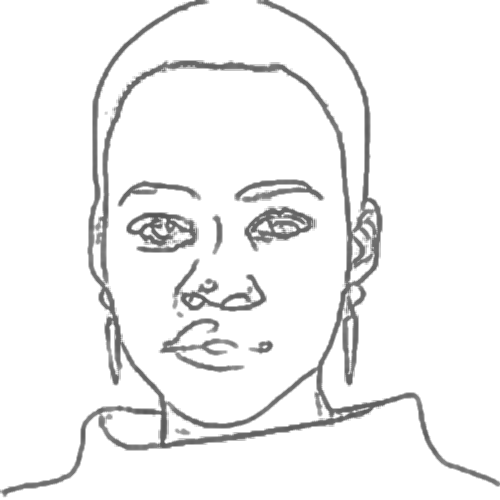
#> input picture clean/out/x1.png, 500 x 500 px; its folder holds only this picture in this run
$ python color_revert.py
#> lines starting #> are read from the running program, lines starting #| are printed output that depends on the picture; after the words box and inside, x2 and y2 are one past the last pixel; in counts of white or black regions, pixels touching at a corner belong together
import cv2
import numpy as np
import glob


white = np.array([255, 255, 255])
black = np.array([0, 0, 0])

def comp_dist(v, c):
    a = 0
    for i in range(3):
        a += (v[i] - c[i])**2
    return a


def run(fpath):
#> called with fpath = 'out/x1.png'
    img = cv2.imread(fpath, cv2.IMREAD_COLOR)
#> img is the input picture: shape (500, 500, 3); min 85, max 255, mean 241.8
    img2 = np.zeros(img.shape)
    for i in range(len(img)):
        for j in range(len(img[i])):
            if comp_dist(img[i][j], white) < 100:
                img2[i][j] = black
            else:
                img2[i][j] = white
#> this loop made 500 passes
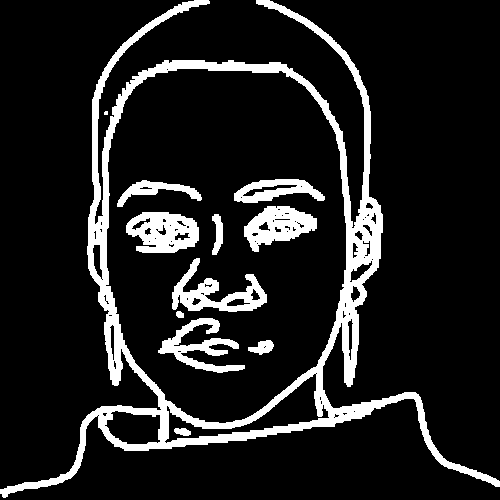
#> img2: shape (500, 500, 3) float64; 12.6% white; 12 white regions (1 under 20 px), largest, box (x1, y1, x2, y2) and area: (0, 0, 500, 498) 21303, (126, 212, 199, 253) 2103, (172, 258, 267, 312) 1953
    cv2.imwrite(fpath.replace('out', 'out2'), img2)


for f in glob.glob('out/*.png'):
    run(f)

$ run again, on clean/out/y3.png
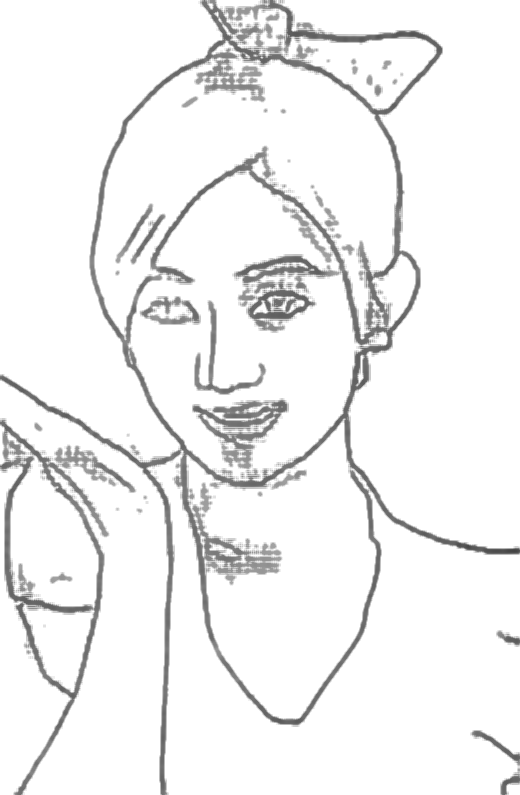
#> input picture clean/out/y3.png, 520 x 795 px
#> in run, img is the input picture: shape (795, 520, 3); min 67, max 255, mean 241.3
#> the loop in run, `for i in range(len(img)):` made 795 passes
#> after the loop in run, `for i in range(len(img)):`:
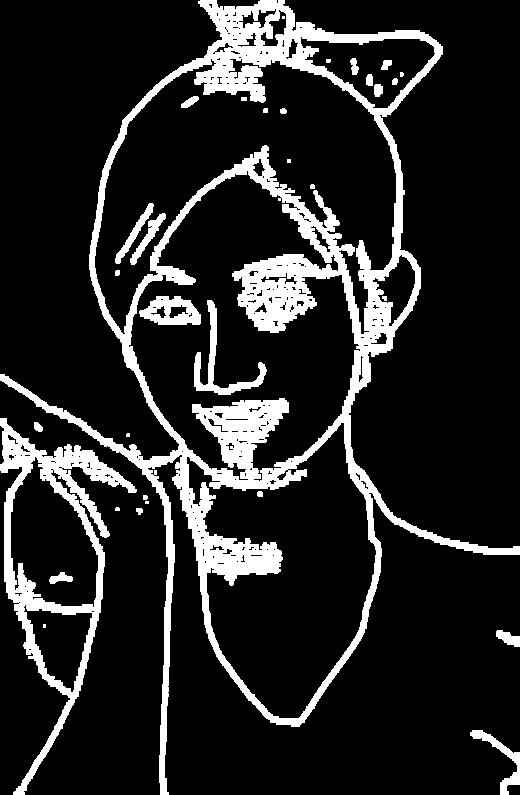
#> img2: shape (795, 520, 3) float64; 14.9% white; 33 white regions (8 under 20 px), largest, box (x1, y1, x2, y2) and area: (0, 0, 520, 795) 46675, (0, 418, 137, 795) 9479, (194, 300, 267, 395) 1348

$ run again, on clean/out/y4.png
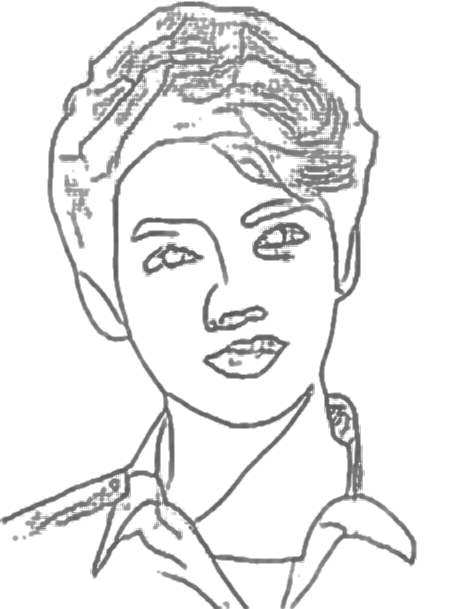
#> input picture clean/out/y4.png, 449 x 609 px
#> in run, img is the input picture: shape (609, 449, 3); min 85, max 255, mean 234.3
#> the loop in run, `for i in range(len(img)):` made 609 passes
#> after the loop in run, `for i in range(len(img)):`:
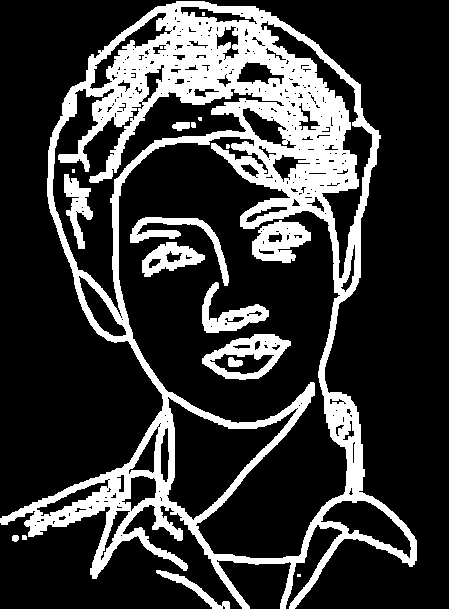
#> img2: shape (609, 449, 3) float64; 22.3% white; 19 white regions (6 under 20 px), largest, box (x1, y1, x2, y2) and area: (0, 1, 417, 609) 51916, (202, 334, 291, 380) 1778, (252, 220, 311, 263) 1566

$ run again, on clean/out/y6.png
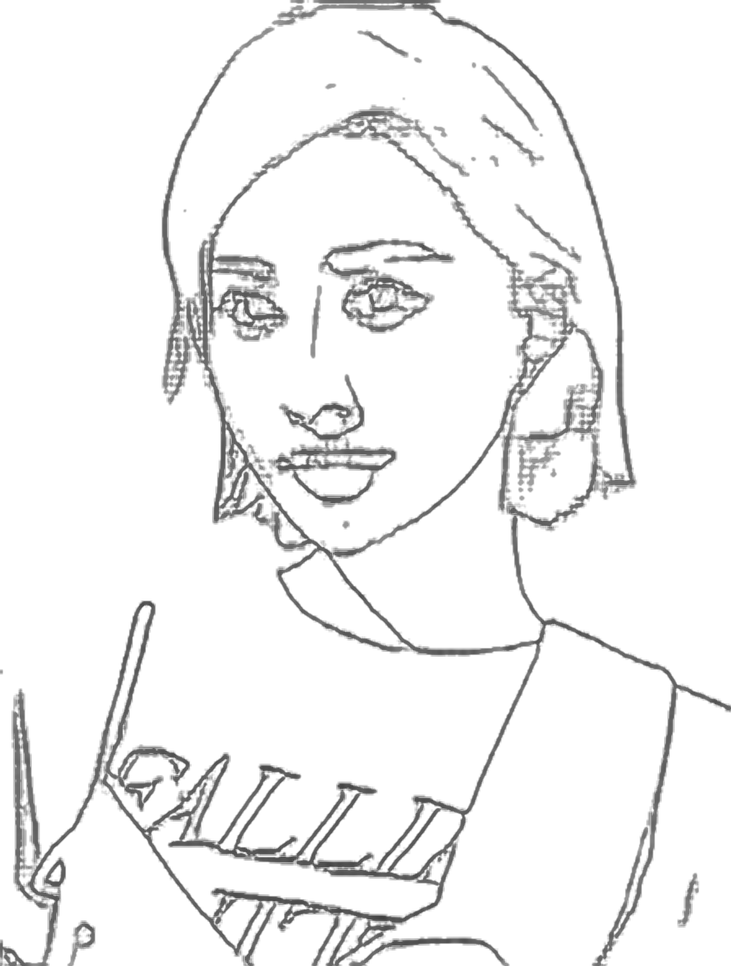
#> input picture clean/out/y6.png, 731 x 966 px, shrunk from 896 x 1184 before the run
#> in run, img is the input picture: shape (966, 731, 3); min 63, max 255, mean 241.8
#> the loop in run, `for i in range(len(img)):` made 966 passes
#> after the loop in run, `for i in range(len(img)):`:
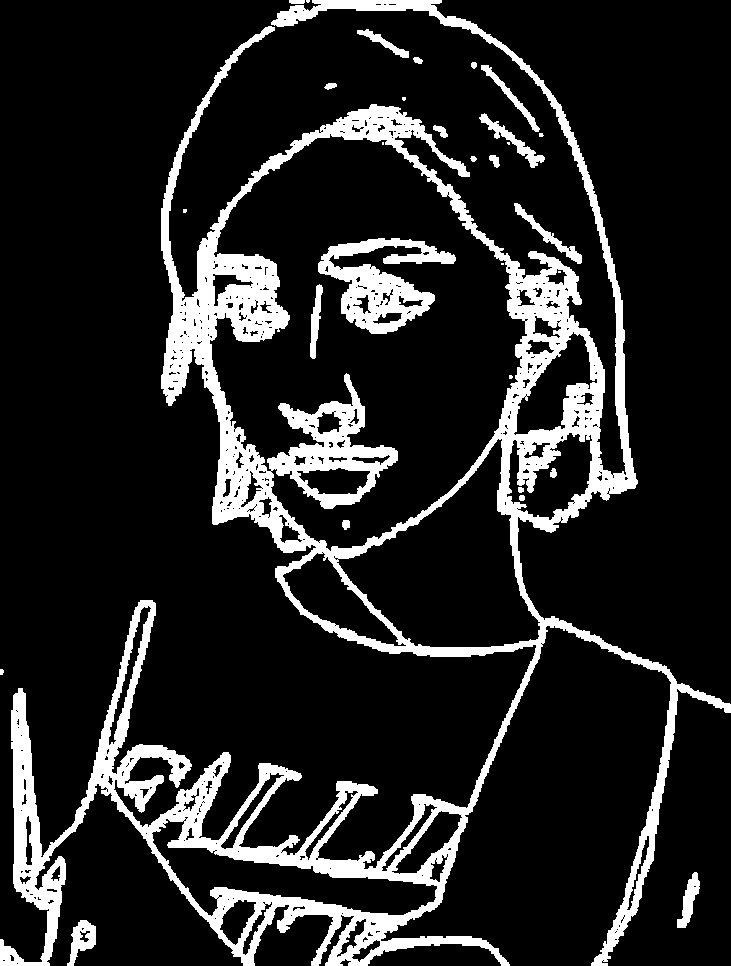
#> img2: shape (966, 731, 3) float64; 14.6% white; 30 white regions (9 under 20 px), largest, box (x1, y1, x2, y2) and area: (0, 0, 731, 966) 92274, (318, 238, 456, 334) 5768, (479, 113, 545, 168) 698
